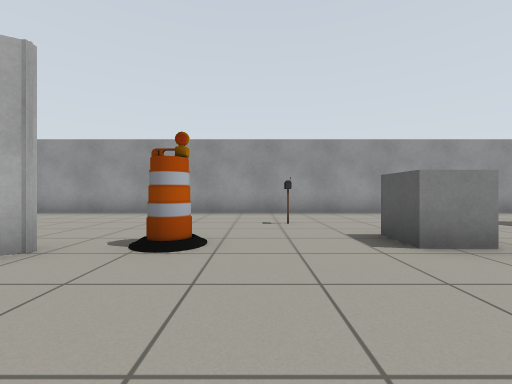
view 1 (above)

16 first-person views from a walk through a Gazebo world. The camera is 0.72 m above the floor, looks level and sees 90° across. The floor is counted in squares, 1 m on a side. Each view is taken from the middle of a square. On the plan, view 1 faces up. The plan holds only what a view shows up to about 9 squares ahead; the rest is blank. Robots are left out.

view 2
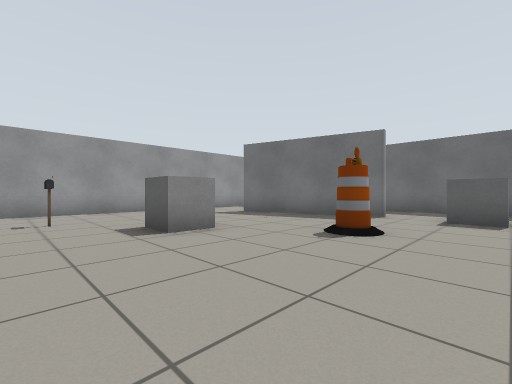

view 3
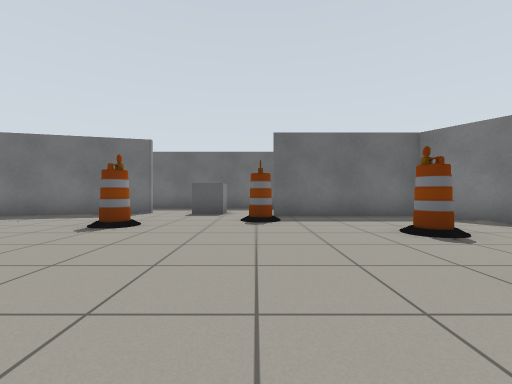

view 4
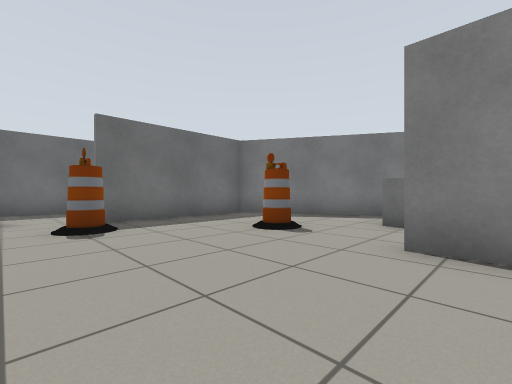

view 5
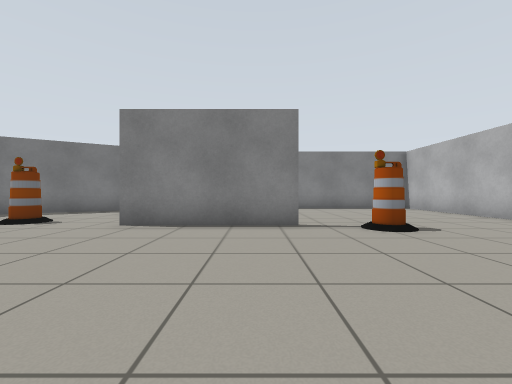

view 6
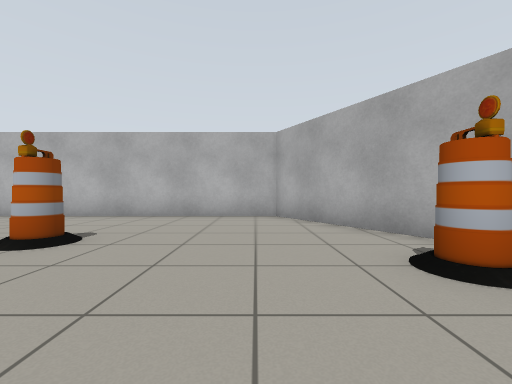

view 7
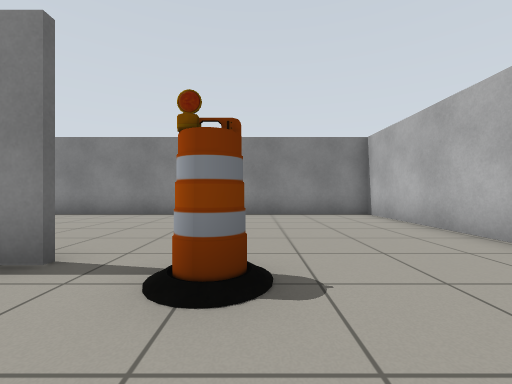

view 8
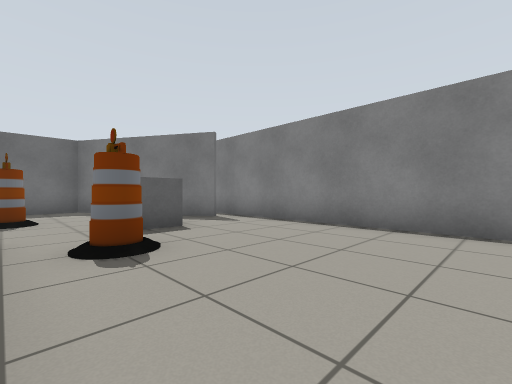

view 9
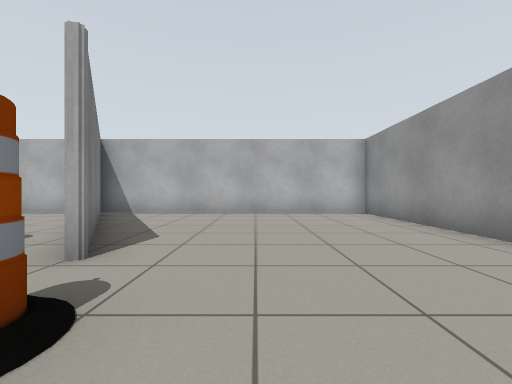

view 10
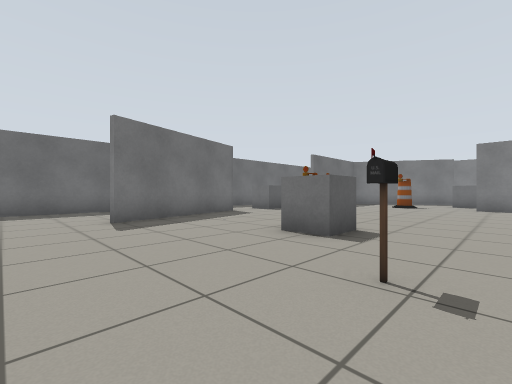

view 11
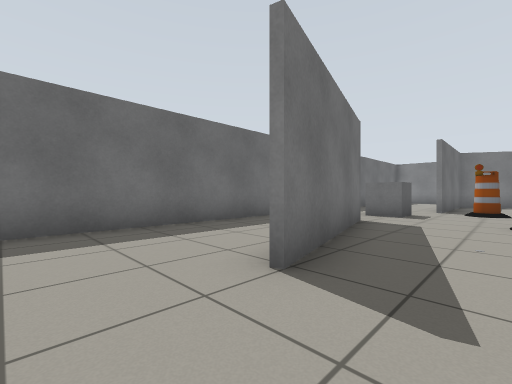

view 12
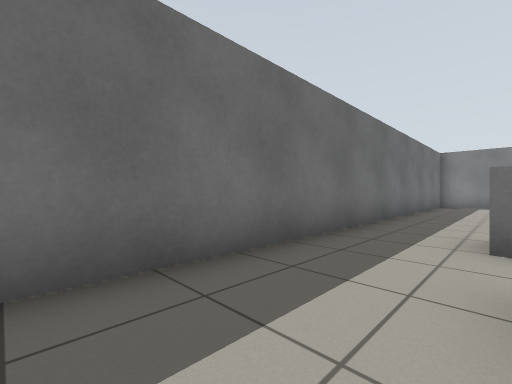

view 13
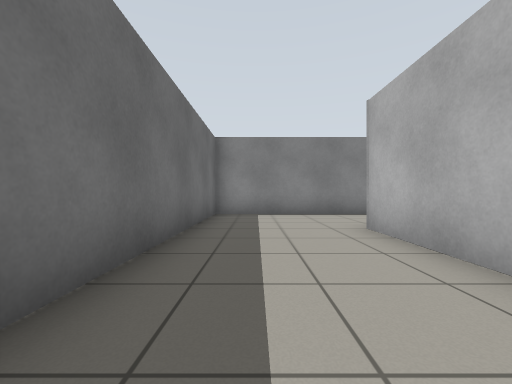

view 14
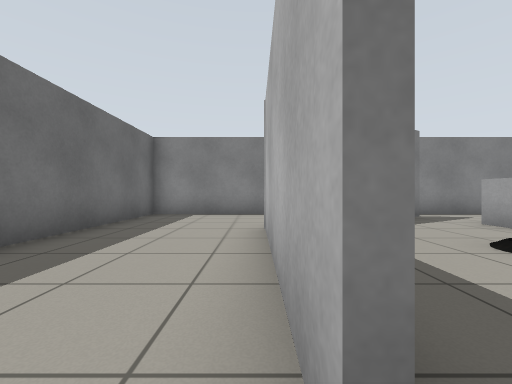

view 15
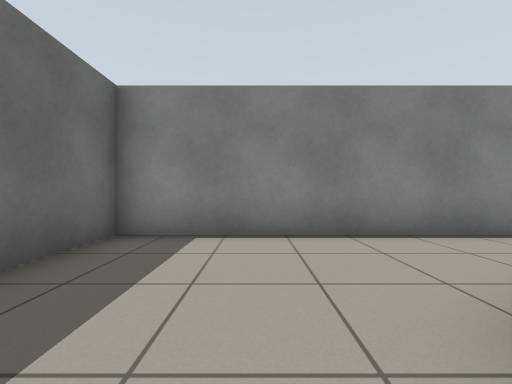

view 16
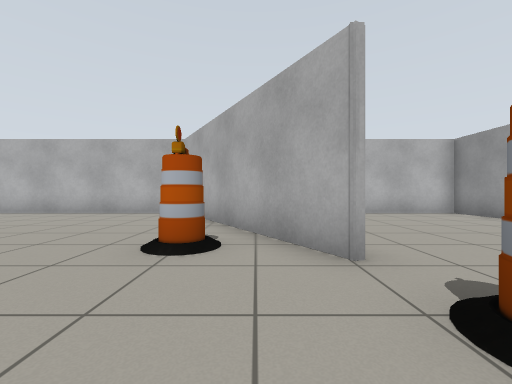

### Floor plan
Points are (right, up) in squares from view 1. A wall is a line through its corners. A room is listed if a view was taken in it or the views show most of it. See-through windows are left out.
Room 1 (views 1, 2, 3, 4, 5, 6, 7, 8, 9, 10, 11, 12, 13, 14, 15, 16)
walls: (-3, -4.5) (1, -4.5); (-2.6, 3.1) (-8.6, -0.4) (-8.6, -10.3) (10.3, -10.3) (10.3, 8); (6.8, -2.5) (6.8, -7); (7.7, 1.4) (6.5, 6.1); (2.2, -9.5) (6.7, -6.9) (6.7, -2.5); (-8.2, 0) (-3.2, 2.9); (8.8, 8.7) (-8.6, 8.7) (-8.6, -0.2)
ways out: gap at (2, -10)
objects: barrel (-5, -4); barrel (-3, 1); barrel (-1, -6) to (0, -6); barrel (-1, 3) to (-1, 4); other object (1, -7) to (2, -7); postbox (1, 6); other object (2, 3) to (3, 4); barrel (3, -5) to (4, -5); barrel (4, 1) to (5, 1); barrel (5, -2) to (6, -2); other object (7, -1) to (8, 0)

Positions as (right, up) in squares from view 1, and headings:
1: (0, 0), facing up
2: (0, -1), facing up-right
3: (-1, -2), facing right
4: (0, -1), facing down-right
5: (-2, 1), facing down
6: (-1, -1), facing left
7: (-5, -2), facing down
8: (-4, -5), facing down-right
9: (0, 5), facing left
10: (0, 8), facing down-right
11: (5, 8), facing down-right
12: (8, 4), facing down-right
13: (9, -2), facing down
14: (7, -2), facing down
15: (8, -6), facing down
16: (0, 2), facing left
